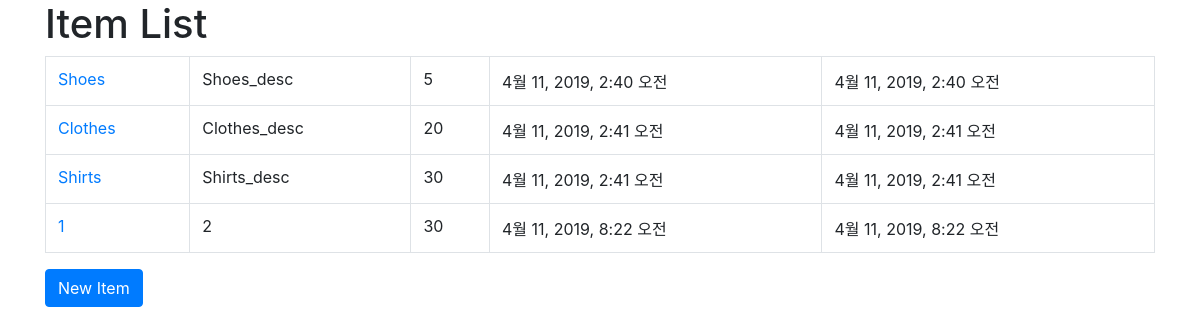
The app's page /shop/ with its own data.
### shop/models.py (models this page shows)
class Item(models.Model):
    name = models.CharField(max_length=100)
    desc = models.TextField()
    price = models.PositiveIntegerField()
    created_at = models.DateTimeField(auto_now_add=True)
    updated_at = models.DateTimeField(auto_now=True)

### shop/views.py (the view)
# urls.py: path('', item_list),
def item_list(request):
    qs = Item.objects.all()
    return render(request, 'shop/item_list.html', {
        'item_list' : qs,
    })

### shop/templates/shop/item_list.html
<link rel="stylesheet" href="https://stackpath.bootstrapcdn.com/bootstrap/4.3.1/css/bootstrap.min.css" />
<div class="container">
    <div class="row">
        <div class="col-sm-12">
            <h1>Item List</h1>
            <table class="table table-bordered table-hover">
            {% for item in item_list %}
                <tr>
                    <td>
                        <a href="/shop/{{ item.pk }}/">
                            {{ item.name }}
                        </a>
                    </td>
                    <td>{{ item.desc }}</td>
                    <td>{{ item.price }}</td>
                    <td>{{ item.created_at }}</td>
                    <td>{{ item.updated_at }}</td>
                </tr>
            {% endfor %}
            </table>
            <a href="#" class="btn btn-primary">New Item</a>
        </div>
    </div>
</div>

### records on screen
Item: name "Shoes", desc "Shoes_desc", price "5", created_at "4월 11, 2019, 2:40 오전", updated_at "4월 11, 2019, 2:40 오전"
Item: name "Clothes", desc "Clothes_desc", price "20", created_at "4월 11, 2019, 2:41 오전", updated_at "4월 11, 2019, 2:41 오전"
Item: name "Shirts", desc "Shirts_desc", price "30", created_at "4월 11, 2019, 2:41 오전", updated_at "4월 11, 2019, 2:41 오전"
Item: name "1", desc "2", price "30", created_at "4월 11, 2019, 8:22 오전", updated_at "4월 11, 2019, 8:22 오전"
